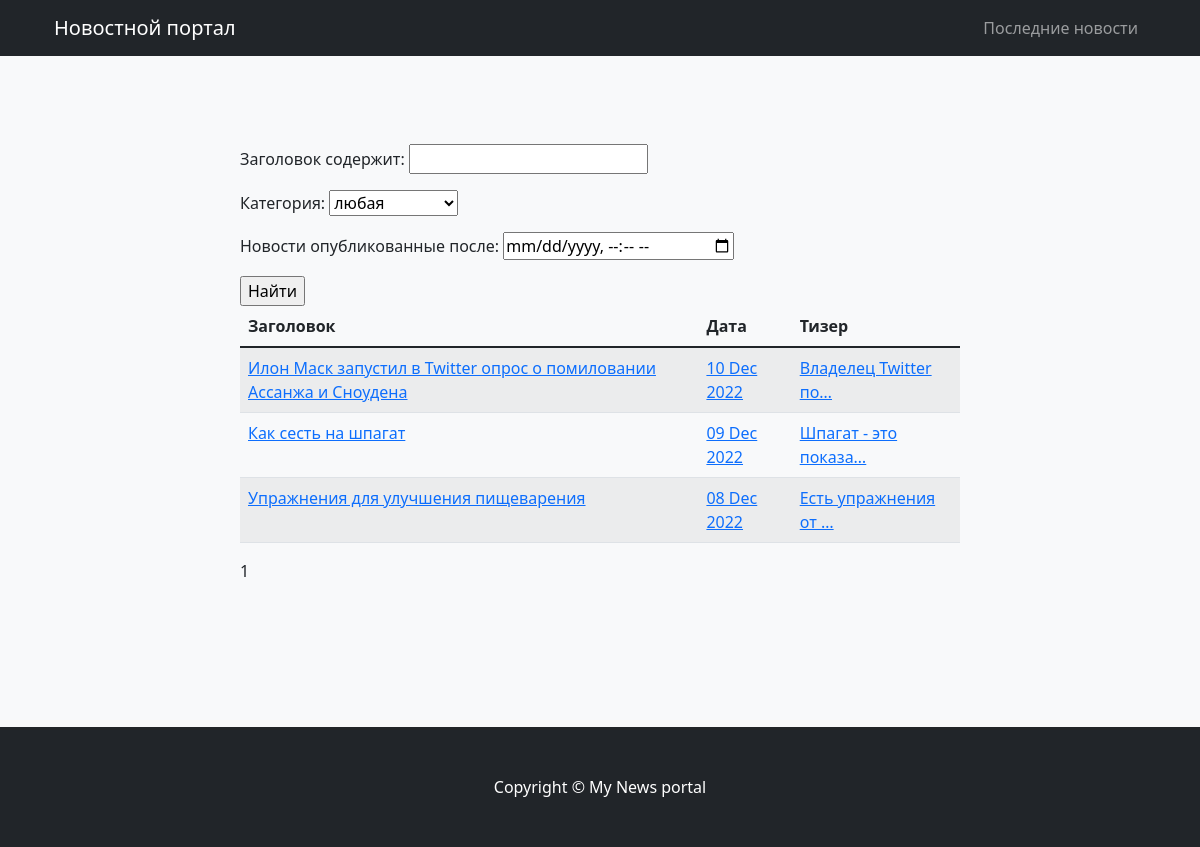
/news/search, run on the app's committed database.
### news_portal/models.py (models this page shows, shortened)
class Post(models.Model):
    ARTICLE = 'AR'
    NEWS = 'NW'
    TYPES = (
        (ARTICLE, 'Статья'),
        (NEWS, 'Новость'),
    )
    author = models.ForeignKey(Author, on_delete=models.CASCADE)
    type = models.CharField(max_length=2, choices=TYPES, default=ARTICLE)
    created = models.DateTimeField(auto_now_add=True)
    title = models.CharField(max_length=255)
    body = models.TextField()
    rate = models.SmallIntegerField(default=0)
    category = models.ManyToManyField(Category, through='PostCategory')

### news_portal/views.py (the view)
# urls.py: path('search', PostFilterList.as_view(), name='post_search'),
class PostFilterList(ListView):
    model = Post
    ordering = '-created'
    template_name = 'post_list.html'
    context_object_name = 'posts'
    paginate_by = 10
    def get_queryset(self):
        queryset = super().get_queryset()
        self.filterset = PostFilter(self.request.GET, queryset)
        return self.filterset.qs
    def get_context_data(self, **kwargs):
        context = super().get_context_data(**kwargs)
        context['filterset'] = self.filterset
        return context

### news_portal/models.py (called while the page is built)
    def __str__(self):
        return self.name

### news_portal/templatetags/news_filters.py (called while the page is built)
@register.filter()
def date_formatter(value, format_str=" %d %b %Y"):
    return value.strftime(format_str)

### news_portal/templates/news_portal/post_list.html (shortened to what this page needs)
{% extends 'default.html' %}
{% load news_filters %}!
{% block content %}
  {% if filterset %}
    <form action="" method="get">
      {{ filterset.form.as_p }}
      <input type="submit" value="Найти" />
    </form>
  {% endif %}
  <table class="table table-striped">
    <thead>
      <tr>
        <th scope="col">Заголовок</th>
        <th scope="col">Дата</th>
        <th scope="col">Тизер</th>
      </tr>
    </thead>
    <tbody>
      {% for post in posts %}
        <tr>
          <td>
            <a href="/news/{{ post.id }}/">
              {{ post.title }}
            </a>
          </td>
          <td>
            <a href="/news/{{ post.id }}/">
              {{ post.created|date_formatter }}
            </a>
          </td>
          <td>
            <a href="/news/{{ post.id }}/">
              {{ post.body|truncatechars:20 }}
            </a>
          </td>
        </tr>
      {% endfor %}
    </tbody>
  </table>
  {{ page_obj.number }}
{% endblock %}

### data on the page
Post: title "Илон Маск запустил в Twitter опрос о помиловании Ассанжа и Сноудена", created "10 Dec 2022", body "Владелец Twitter по…"
Post: title "Как сесть на шпагат", created "09 Dec 2022", body "Шпагат - это показа…"
Post: title "Упражнения для улучшения пищеварения", created "08 Dec 2022", body "Есть упражнения от …"

### other printed values
{{ page_obj.number }} "1"
